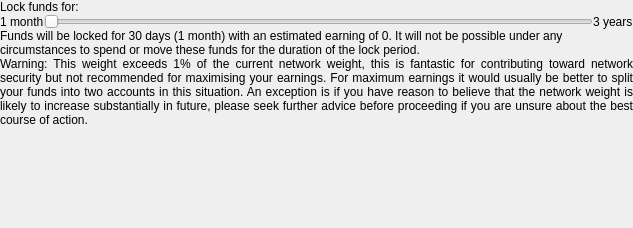
<?xml version="1.0" encoding="UTF-8"?>
<ui version="4.0">
 <class>WitnessDurationWidget</class>
 <widget class="QWidget" name="WitnessDurationWidget">
  <property name="geometry">
   <rect>
    <x>0</x>
    <y>0</y>
    <width>633</width>
    <height>228</height>
   </rect>
  </property>
  <property name="windowTitle">
   <string>Form</string>
  </property>
  <layout class="QVBoxLayout" name="verticalLayout" stretch="0,0,0,0,1">
   <property name="spacing">
    <number>0</number>
   </property>
   <property name="leftMargin">
    <number>0</number>
   </property>
   <property name="topMargin">
    <number>0</number>
   </property>
   <property name="rightMargin">
    <number>0</number>
   </property>
   <property name="bottomMargin">
    <number>0</number>
   </property>
   <item>
    <widget class="QLabel" name="pow2LockFundsHeading">
     <property name="text">
      <string>Lock funds for:</string>
     </property>
     <property name="indent">
      <number>0</number>
     </property>
    </widget>
   </item>
   <item>
    <layout class="QHBoxLayout" name="pow2SliderLayout" stretch="0,1,0">
     <property name="spacing">
      <number>0</number>
     </property>
     <property name="leftMargin">
      <number>0</number>
     </property>
     <property name="topMargin">
      <number>0</number>
     </property>
     <item>
      <widget class="QLabel" name="pow2LockFundsSliderMinLabel">
       <property name="text">
        <string>1 month</string>
       </property>
       <property name="indent">
        <number>0</number>
       </property>
      </widget>
     </item>
     <item>
      <widget class="QSlider" name="pow2LockFundsSlider">
       <property name="enabled">
        <bool>true</bool>
       </property>
       <property name="sizePolicy">
        <sizepolicy hsizetype="Minimum" vsizetype="Fixed">
         <horstretch>0</horstretch>
         <verstretch>0</verstretch>
        </sizepolicy>
       </property>
       <property name="maximum">
        <number>10</number>
       </property>
       <property name="pageStep">
        <number>11</number>
       </property>
       <property name="tracking">
        <bool>true</bool>
       </property>
       <property name="orientation">
        <enum>Qt::Horizontal</enum>
       </property>
       <property name="invertedAppearance">
        <bool>false</bool>
       </property>
       <property name="invertedControls">
        <bool>false</bool>
       </property>
       <property name="tickPosition">
        <enum>QSlider::NoTicks</enum>
       </property>
      </widget>
     </item>
     <item>
      <widget class="QLabel" name="pow2LockFundsSliderMaxLabel">
       <property name="text">
        <string>3 years</string>
       </property>
       <property name="wordWrap">
        <bool>false</bool>
       </property>
       <property name="indent">
        <number>0</number>
       </property>
      </widget>
     </item>
    </layout>
   </item>
   <item>
    <widget class="QLabel" name="pow2LockFundsInfoLabel">
     <property name="sizePolicy">
      <sizepolicy hsizetype="Expanding" vsizetype="Preferred">
       <horstretch>0</horstretch>
       <verstretch>0</verstretch>
      </sizepolicy>
     </property>
     <property name="text">
      <string>Funds will be locked for 30 days (1 month) with an estimated earning of 0. It will not be possible under any circumstances to spend or move these funds for the duration of the lock period.</string>
     </property>
     <property name="wordWrap">
      <bool>true</bool>
     </property>
     <property name="indent">
      <number>0</number>
     </property>
    </widget>
   </item>
   <item>
    <widget class="QLabel" name="pow2WeightExceedsMaxPercentWarning">
     <property name="sizePolicy">
      <sizepolicy hsizetype="Expanding" vsizetype="Preferred">
       <horstretch>0</horstretch>
       <verstretch>0</verstretch>
      </sizepolicy>
     </property>
     <property name="text">
      <string>Warning: This weight exceeds 1% of the current network weight, this is fantastic for contributing toward network security but not recommended for maximising your earnings. For maximum earnings it would usually be better to split your funds into two accounts in this situation. An exception is if you have reason to believe that the network weight is likely to increase substantially in future, please seek further advice before proceeding if you are unsure about the best course of action.</string>
     </property>
     <property name="alignment">
      <set>Qt::AlignJustify|Qt::AlignVCenter</set>
     </property>
     <property name="wordWrap">
      <bool>true</bool>
     </property>
     <property name="indent">
      <number>0</number>
     </property>
    </widget>
   </item>
   <item>
    <spacer name="verticalSpacer">
     <property name="orientation">
      <enum>Qt::Vertical</enum>
     </property>
     <property name="sizeHint" stdset="0">
      <size>
       <width>20</width>
       <height>40</height>
      </size>
     </property>
    </spacer>
   </item>
  </layout>
 </widget>
 <resources/>
 <connections/>
</ui>
